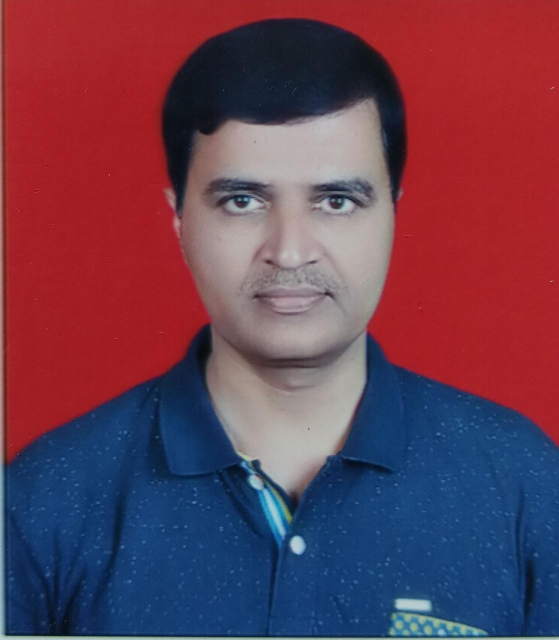
#> input picture pythontutorial/opencv/sharan.jpg, 1117 x 1280 px (shown at 1/2 size)
$ python 1-imagerecognition.py
#> lines starting #> are read from the running program, lines starting #| are printed output that depends on the picture; after the words box and inside, x2 and y2 are one past the last pixel; in counts of white or black regions, pixels touching at a corner belong together
# -*- coding: utf-8 -*-

import cv2
'''
imgc =cv2.imread("sharan.jpg",1)
print('color image ',imgc)
imgg=cv2.imread("sharan.jpg",0)
print('Grey scale image ',imgg)
print('shape of image', imgc.shape)

cv2.imshow("Sharan",imgc)
cv2.waitKey(0)
#cv2.waitkey(2000)
cv2.destroyAllWindows()


resized_image=cv2.resize(imgc,(int(imgc.shape[1]/4),int(imgc.shape[0]/4)))

cv2.imshow("Sharan",resized_image)
cv2.waitKey(0)
#cv2.waitkey(2000)
cv2.destroyAllWindows()
'''

face_cascade = cv2.CascadeClassifier("haarcascade_frontalface_default.xml")

img =cv2.imread("sharan.jpg")
#> img is the input picture: shape (1280, 1117, 3); mean B, G, R 81.4, 62.1, 104.8
gray_img=cv2.cvtColor(img,cv2.COLOR_BGR2GRAY)
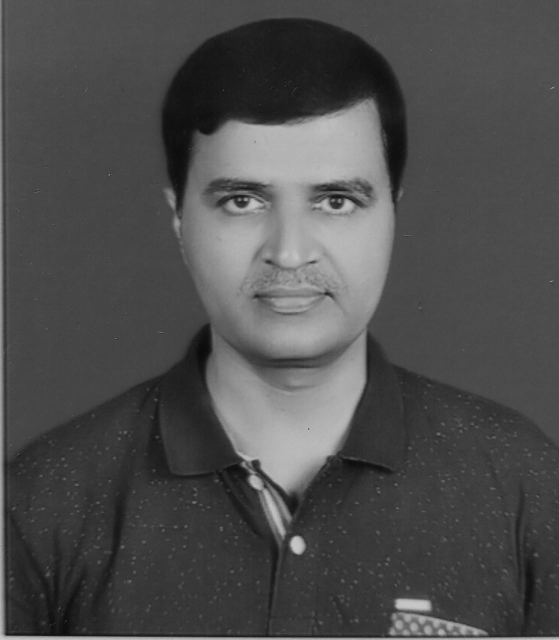
#> gray_img: shape (1280, 1117) (shown at 1/2 size); min 7, max 203, mean 77.1
faces=face_cascade.detectMultiScale(gray_img,scaleFactor=1.05,minNeighbors=5)
#> faces = [[578, 1071, 34, 34], [315, 204, 537, 537]]
print(type(faces))
#| <class 'numpy.ndarray'>
print(faces)
#| [[ 578 1071   34   34]
#|  [ 315  204  537  537]]

for x,y,w,h in faces:
	img=cv2.rectangle(img,(x,y),(x+w,y+h),(0,255,0),3)
#> this loop made 2 passes
#> pass 1, `img=cv2.rectangle(img,(x,y),(x+w,y+h),(0,255,0),3)`:
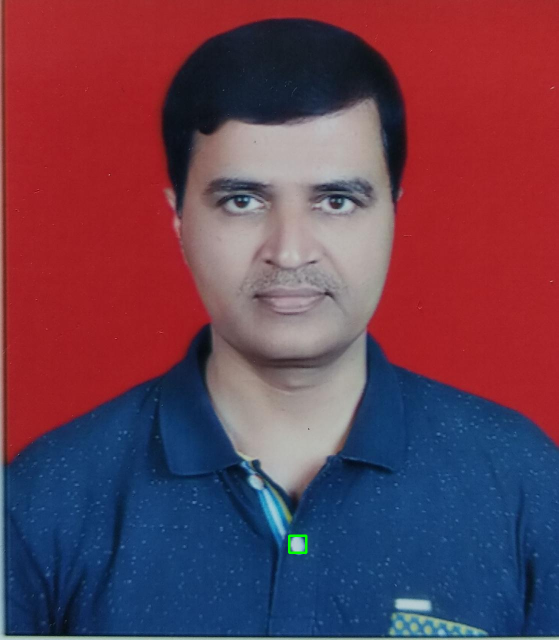
#> img: shape (1280, 1117, 3) (shown at 1/2 size); 0.05% of pixels changed, all inside (x1, y1, x2, y2) = (576, 1069, 615, 1108)
#> pass 2, `img=cv2.rectangle(img,(x,y),(x+w,y+h),(0,255,0),3)`:
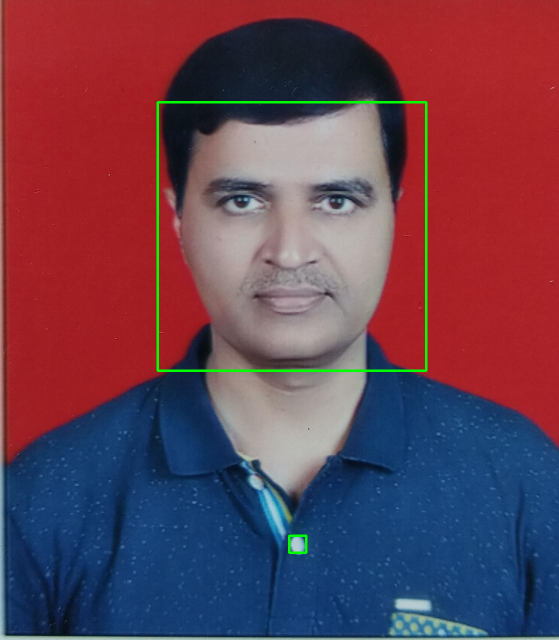
#> img: shape (1280, 1117, 3) (shown at 1/2 size); 0.75% of pixels changed, all inside (x1, y1, x2, y2) = (313, 202, 855, 744)

resized=cv2.resize(img,(int(img.shape[1]/4),int(img.shape[0]/4)))
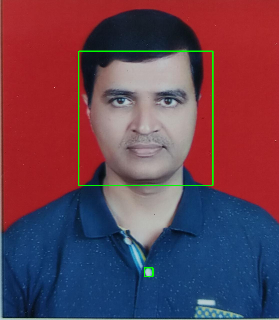
#> resized: shape (320, 279, 3); mean B, G, R 80.9, 63.9, 103.8

cv2.imshow("Gray",resized)
cv2.waitKey(0)
